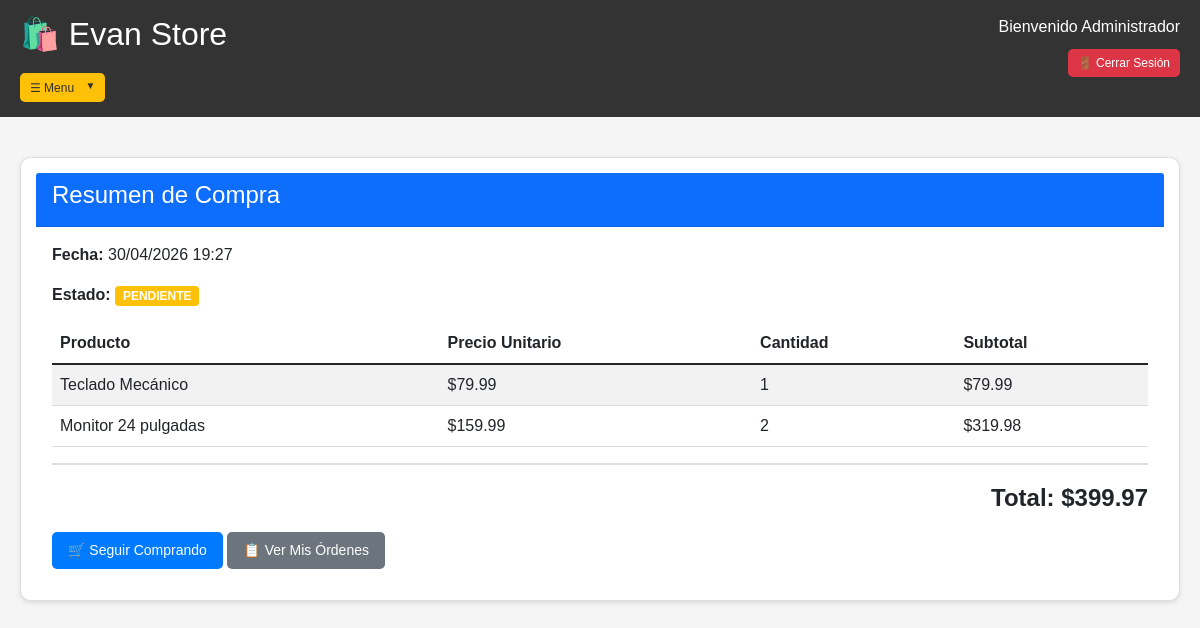
The app's page /orden/2 (signed in) with its own data.
### models.py (models this page shows, shortened)
class Usuario(UserMixin, db.Model):
    id = db.Column(db.Integer, primary_key=True)
    nombre = db.Column(db.String(100), nullable=False)
    usuario = db.Column(db.String(80), unique=True, nullable=False)
    celular = db.Column(db.String(20), nullable=False)
    email = db.Column(db.String(120), unique=True, nullable=False)
    password_hash = db.Column(db.String(255), nullable=False)
    es_admin = db.Column(db.Boolean, default=False)
    fecha_registro = db.Column(db.DateTime, default=datetime.utcnow)

class Orden(db.Model):
    id = db.Column(db.Integer, primary_key=True)
    usuario_id = db.Column(db.Integer, db.ForeignKey('usuario.id'), nullable=False)
    fecha = db.Column(db.DateTime, default=datetime.utcnow)
    total = db.Column(db.Float, nullable=False)
    estado = db.Column(db.String(50), default='pendiente')  # pendiente, pagado, enviado, entregado
    usuario = db.relationship('Usuario', backref='ordenes')

class OrdenItem(db.Model):
    id = db.Column(db.Integer, primary_key=True)
    orden_id = db.Column(db.Integer, db.ForeignKey('orden.id'), nullable=False)
    producto_id = db.Column(db.Integer, db.ForeignKey('producto.id'), nullable=False)
    cantidad = db.Column(db.Integer, nullable=False)
    precio_unitario = db.Column(db.Float, nullable=False)  # Precio al momento de la compra
    orden = db.relationship('Orden', backref='items')
    producto = db.relationship('Producto')

class Producto(db.Model):
    id = db.Column(db.Integer, primary_key=True)
    nombre = db.Column(db.String(200), nullable=False)
    descripcion = db.Column(db.Text)
    precio = db.Column(db.Float, nullable=False)
    stock = db.Column(db.Integer, default=0)
    imagen_url = db.Column(db.String(500))
    categoria = db.Column(db.String(100))
    fecha_creacion = db.Column(db.DateTime, default=datetime.utcnow)

### app.py (the view)
@app.route('/orden/<int:orden_id>')
@login_required
def ver_orden(orden_id):
    orden = Orden.query.get_or_404(orden_id)
    if orden.usuario_id != current_user.id and not current_user.es_admin:
        flash('Acceso denegado', 'error')
        return redirect(url_for('tienda'))
    return render_template('orden_detalle.html', orden=orden)

### app.py (called while the page is built)
@login_manager.user_loader
def load_user(user_id):
    return Usuario.query.get(int(user_id))

### templates/orden_detalle.html (shortened to what this page needs)
<!DOCTYPE html>
<html lang="es">
<head>
    <link href="https://cdn.jsdelivr.net/npm/bootstrap@5.1.3/dist/css/bootstrap.min.css" rel="stylesheet">
    <link rel="stylesheet" href="{{ url_for('static', filename='style.css') }}">
</head>
<body>
    {% include 'navbar.html' %}
    <div class="container">
        <div class="card">
            <div class="card-header bg-primary text-white">
                <h4>Resumen de Compra</h4>
            </div>
            <div class="card-body">
                <p><strong>Fecha:</strong> {{ orden.fecha.strftime('%d/%m/%Y %H:%M') }}</p>
                <p><strong>Estado:</strong> <span class="badge bg-warning">{{ orden.estado|upper }}</span></p>
                <table class="table table-striped">
                    <thead>
                        <tr>
                            <th>Producto</th>
                            <th>Precio Unitario</th>
                            <th>Cantidad</th>
                            <th>Subtotal</th>
                        </tr>
                    </thead>
                    <tbody>
                        {% for item in orden.items %}
                        <tr>
                            <td>{{ item.producto.nombre }}</td>
                            <td>${{ "%.2f"|format(item.precio_unitario) }}</td>
                            <td>{{ item.cantidad }}</td>
                            <td>${{ "%.2f"|format(item.precio_unitario * item.cantidad) }}</td>
                        </tr>
                        {% endfor %}
                    </tbody>
                </table>
                <div class="total-final">
                    Total: ${{ "%.2f"|format(orden.total) }}
                </div>
                <div class="mt-3">
                    <a href="{{ url_for('tienda') }}" class="btn btn-primary">🛒 Seguir Comprando</a>
                    <a href="{{ url_for('mis_ordenes') }}" class="btn btn-secondary">📋 Ver Mis Órdenes</a>
                </div>
            </div>
        </div>
    </div>
</body>
</html>

### templates/navbar.html (shortened to what this page needs)
<link rel="stylesheet" href="{{ url_for('static', filename='style.css') }}">
<div class="navbar">
    <div class="logo-area">
        <h2>🛍️ Evan Store</h2>
        <div class="dropdown" style="margin-top: 10px;">
            <button class="btn btn-warning btn-sm dropdown-toggle" type="button" data-bs-toggle="dropdown">
                ☰   Menu
            </button>
        </div>
    </div>
    <div class="user-area">
        <span>Bienvenido {{ current_user.nombre }}</span>
        <a href="{{ url_for('logout') }}" class="btn btn-danger btn-sm">🚪 Cerrar Sesión</a>
    </div>
</div>

### static/style.css (style rules this page uses)
* { margin: 0; padding: 0; box-sizing: border-box; }
body { font-family: Arial, sans-serif; background: #f5f5f5; min-height: 100vh; }
.navbar { background: #333; padding: 15px 20px; display: flex; justify-content: space-between; align-items: flex-start; flex-wrap: wrap; }
.logo-area h2 { color: white; margin: 0 0 10px 0; }
.user-area { text-align: right; }
.user-area span { display: block; color: white; margin-bottom: 5px; }
.user-area .btn { margin-top: 5px; }
.btn { padding: 8px 16px; border-radius: 5px; border: none; cursor: pointer; font-size: 14px; text-decoration: none; display: inline-block; }
.btn-primary { background: #007bff; color: white; }
.btn-warning { background: #ffc107; color: #333; }
.btn-danger { background: #dc3545; color: white; }
.btn-sm { padding: 5px 10px; font-size: 12px; }
.dropdown { position: relative; display: inline-block; }
.dropdown-toggle::after { display: inline-block; margin-left: 8px; content: "▼"; font-size: 10px; border: none; }
.container { max-width: 1400px; margin: 40px auto; padding: 0 20px; }
table { width: 100%; }
th, td { padding: 12px; text-align: left; vertical-align: middle; border-bottom: 1px solid #ddd; }
.card { border-radius: 10px; margin-bottom: 20px; background: white; padding: 15px; box-shadow: 0 2px 5px rgba(0,0,0,0.1); }
.total-final { font-size: 24px; font-weight: bold; text-align: right; border-top: 2px solid #ddd; padding-top: 15px; margin-top: 15px; }

### records on screen
Usuario: nombre "Administrador"
Orden: fecha "30/04/2026 19:27", estado "PENDIENTE", total "399.97"
OrdenItem: producto.nombre "Teclado Mecánico", precio_unitario "79.99", cantidad "1", item.precio_unitario*item.cantidad "79.99"
OrdenItem: producto.nombre "Monitor 24 pulgadas", precio_unitario "159.99", cantidad "2", item.precio_unitario*item.cantidad "319.98"
